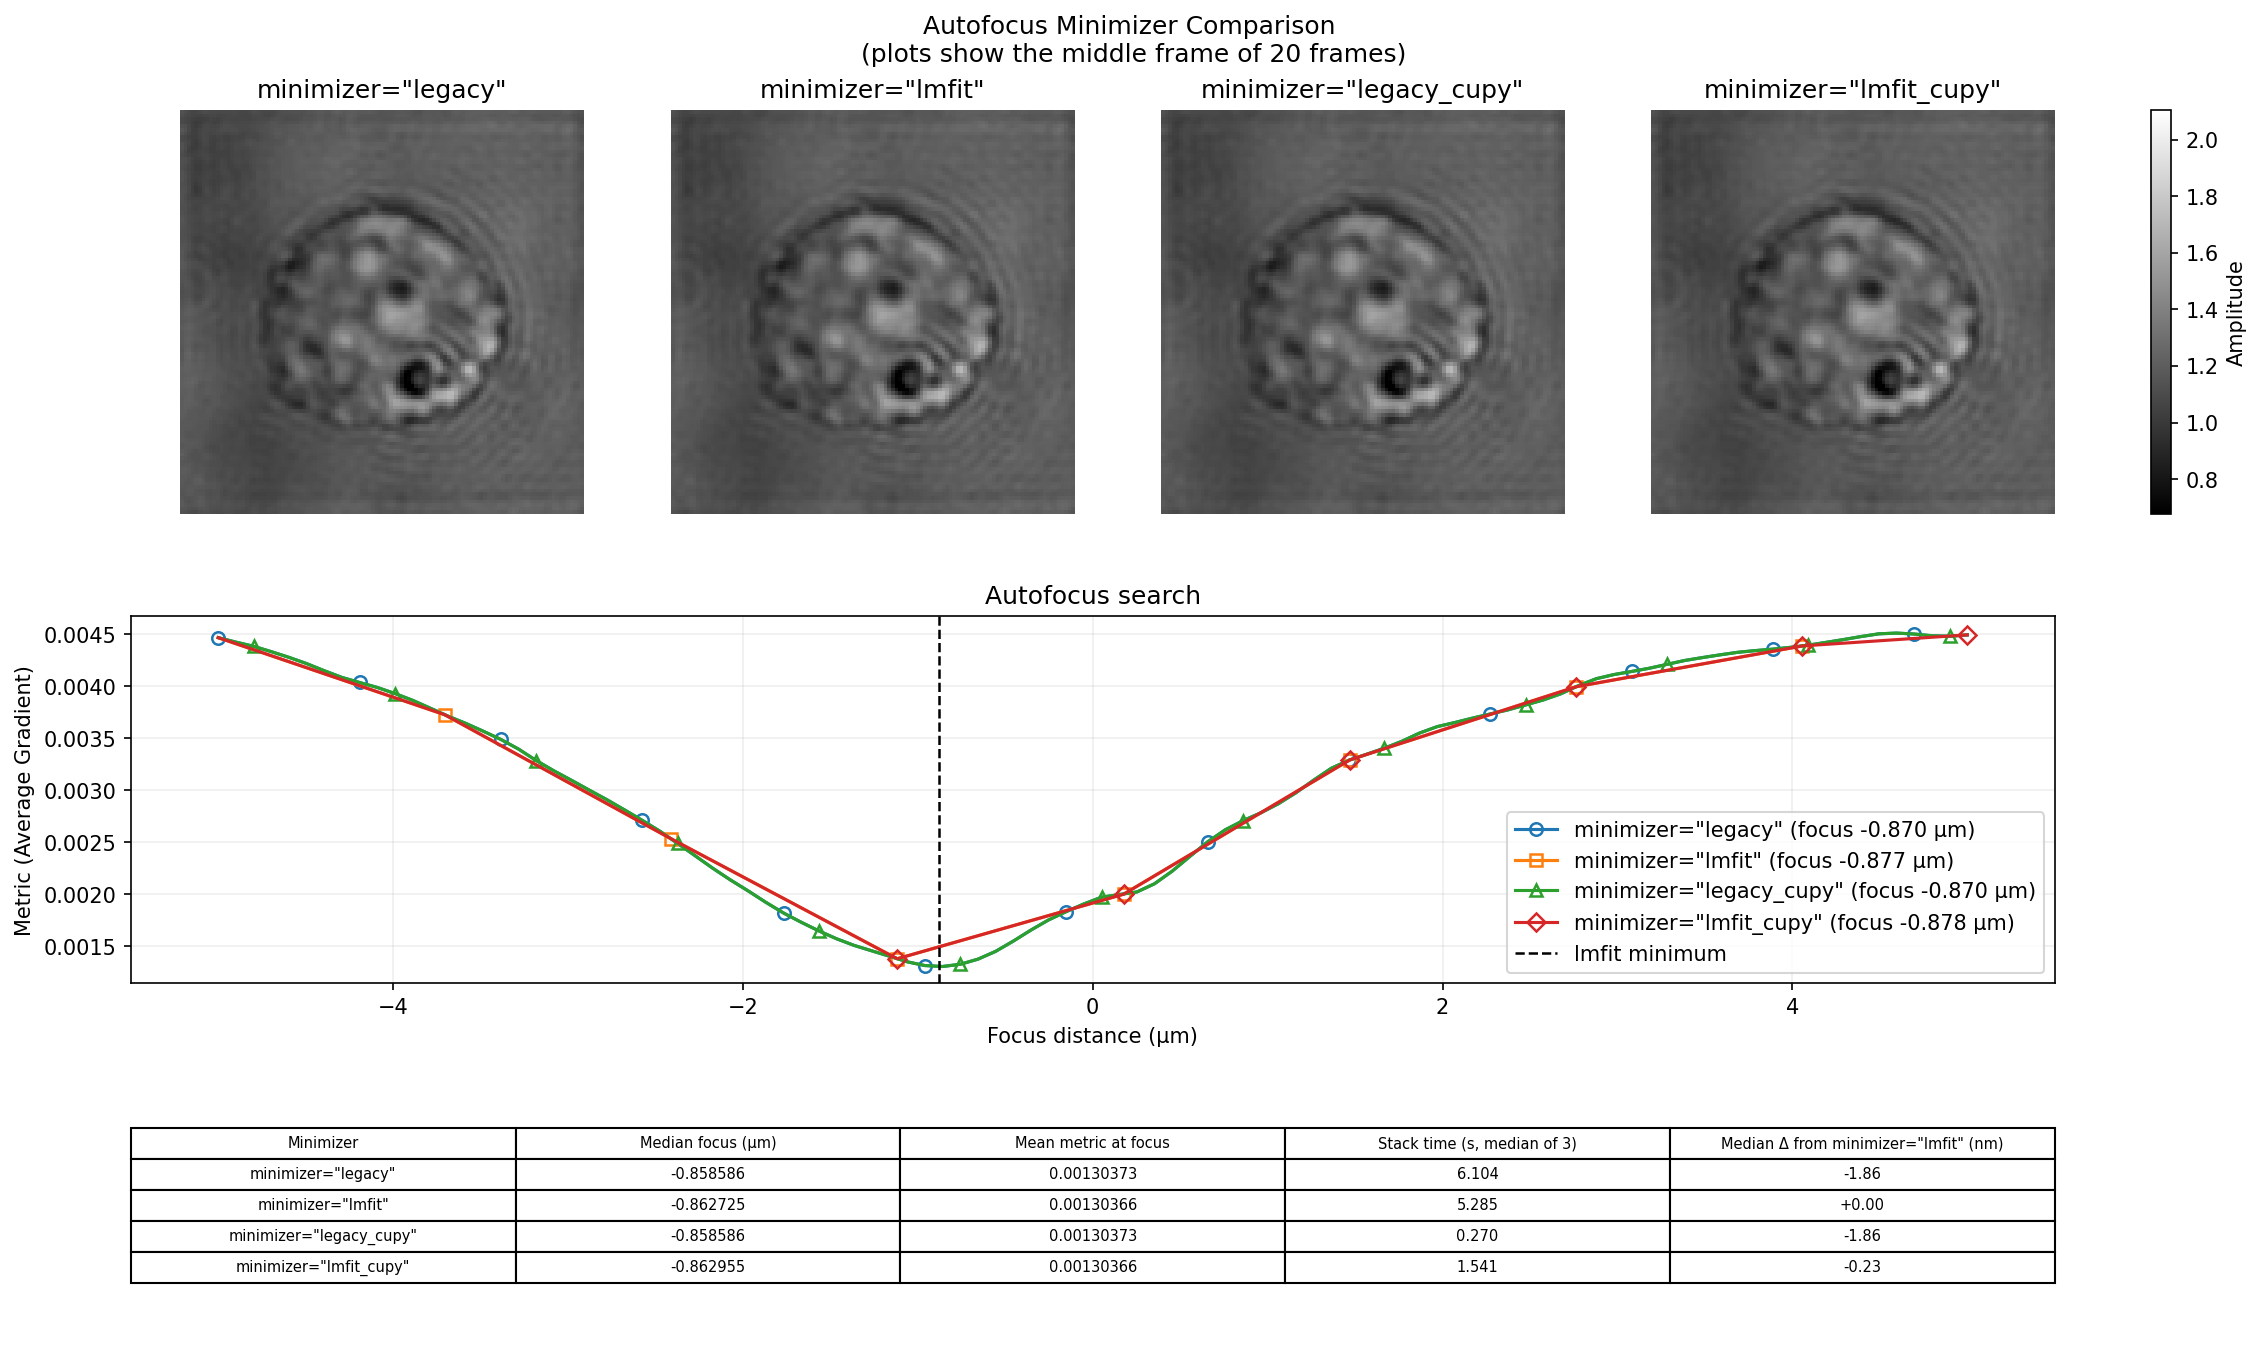

This chart was generated by the following Python code:
"""Compare CPU and GPU legacy/lmfit autofocus on a 20-frame HL60 stack.

Run from the repository root with::

    python examples/compare_minimizers.py

The figure shows the middle frame's metric search and focused amplitude for
each minimizer. The table reports middle-frame focus results and full-stack
runtime. GPU results are omitted if CuPy or a CUDA device is unavailable.
"""
import statistics
import time

import matplotlib.pyplot as plt
import numpy as np

import nrefocus
from example_helper import load_cell

WAVELENGTH = 647e-9
PIXEL_SIZE = 0.139e-6
RES = WAVELENGTH / PIXEL_SIZE
INTERVAL = (-5e-6 / PIXEL_SIZE, 5e-6 / PIXEL_SIZE)
ROI = (slice(8, -8), slice(8, -8))
_TIMING_REPEATS = 3
_NFRAMES = 20


def _host_array(value):
    """Return a NumPy view/copy of either a NumPy or CuPy array."""
    if hasattr(value, "get"):
        return value.get()
    return np.asarray(value)


def _make_stack(field):
    """Make n distinct planes by propagating the input across focus offsets."""
    nrefocus.set_ndarray_backend("numpy")
    rf = nrefocus.iface.RefocusNumpy(
        field=field, wavelength=RES, pixel_size=1, medium_index=1.333,
        kernel="helmholtz", padding=False)
    return rf.propagate(np.linspace(-2.0, 2.0, _NFRAMES))


def _run_case(fieldstack, backend, minimizer):
    """Run one stack autofocus case and collect median timing and outputs."""
    nrefocus.set_ndarray_backend(backend)
    if backend == "cupy":
        import cupy as cp

    options = ({"coarse_acc": 1, "fine_acc": 0.005}
               if minimizer in ("legacy", "legacy_cupy") else {})

    def run_stack():
        """Run and synchronize one complete stack autofocus call."""
        start = time.perf_counter()
        if backend == "cupy":
            distances, focused = nrefocus.autofocus_stack_cupy(
                fieldstack, nm=1.333, res=RES, ival=INTERVAL, roi=ROI,
                metric="average gradient", minimizer=minimizer,
                minimizer_kwargs=options, padding=False, num_streams=1,
                copy=True)
            cp.cuda.get_current_stream().synchronize()
            output = (cp.asarray(distances).get(), focused.get())
        else:
            output = nrefocus.autofocus_stack(
                fieldstack, nm=1.333, res=RES, ival=INTERVAL, roi=ROI,
                metric="average gradient", minimizer=minimizer,
                minimizer_kwargs=options, padding=False)
        return output, time.perf_counter() - start

    # Warm up GPU kernels and FFT plans before recording comparable timings.
    run_stack()
    timings = []
    for _ in range(_TIMING_REPEATS):
        output, elapsed = run_stack()
        timings.append(elapsed)
    distances, focused = output
    distances = np.asarray(distances, dtype=float)

    representative = _NFRAMES // 2
    rf_cls = (nrefocus.iface.RefocusCupy if backend == "cupy"
              else nrefocus.iface.RefocusNumpy)
    rf = rf_cls(field=fieldstack[representative], wavelength=RES,
                pixel_size=1, medium_index=1.333, kernel="helmholtz",
                padding=False)
    distance, (grid, metric_values) = rf.autofocus(
        interval=INTERVAL, metric="average gradient", minimizer=minimizer,
        minimizer_kwargs=options, roi=ROI, ret_grid=True)
    distance = float(_host_array(distance))
    grid = _host_array(grid)
    metric_values = _host_array(metric_values)
    focused_roi = np.abs(focused[:, ROI[0], ROI[1]])
    gy, gx = np.gradient(focused_roi, axis=(-2, -1))
    metric_at_focus = float(np.mean(
        np.mean(gy ** 2 + gx ** 2, axis=(-2, -1)) / 2))
    return {
        "backend": backend,
        "minimizer": minimizer,
        "distance": distances[representative],
        "metric": metric_at_focus,
        "seconds": statistics.median(timings),
        "grid": grid,
        "metric_values": metric_values,
        "focused": focused[representative],
        "distances": distances,
    }


def main():
    """Run four stack comparisons and display plots plus a summary table."""
    field = load_cell("HL60_field.zip")
    fieldstack = _make_stack(field)
    cases = [("numpy", "legacy"), ("numpy", "lmfit")]
    try:
        import cupy as cp

        if cp.cuda.runtime.getDeviceCount() > 0:
            cases.extend([("cupy", "legacy_cupy"),
                          ("cupy", "lmfit_cupy")])
        else:
            print("No CUDA device found; showing CPU comparisons only.")
    except Exception as exc:
        print("CuPy/CUDA unavailable ({}); showing CPU comparisons "
              "only.".format(exc))

    results = [_run_case(fieldstack, backend, minimizer)
               for backend, minimizer in cases]
    lmfit_reference = next(row for row in results
                           if row["backend"] == "numpy" and
                           row["minimizer"] == "lmfit")
    reference = lmfit_reference["distances"]

    fig = plt.figure(figsize=(15, 9), constrained_layout=True)
    layout = fig.add_gridspec(4, 4, height_ratios=(1.1, 0.16, 1.0, 0.8))
    image_axes = [fig.add_subplot(layout[0, i]) for i in range(4)]
    curve_ax = fig.add_subplot(layout[2, :])
    table_ax = fig.add_subplot(layout[3, :])

    markers = ("o", "s", "^", "D")
    for index, result in enumerate(results):
        curve_ax.plot(
            result["grid"] * PIXEL_SIZE * 1e6,
            result["metric_values"],
            marker=markers[index],
            markevery=(index, max(1, len(result["grid"]) // 12)),
            markersize=6,
            markerfacecolor="none",
            markeredgewidth=1.2,
            label='minimizer="{}" (focus {:.3f} µm)'.format(
                result["minimizer"],
                result["distance"] * PIXEL_SIZE * 1e6),
        )
    curve_ax.axvline(
        lmfit_reference["distance"] * PIXEL_SIZE * 1e6,
        color="black", linestyle="--", linewidth=1.2,
        label="lmfit minimum")
    curve_ax.set(title="Autofocus search",
                 xlabel="Focus distance (µm)",
                 ylabel="Metric (Average Gradient)")
    curve_ax.legend(loc="lower right")
    curve_ax.grid(alpha=0.2)

    amplitude_limits = (np.min(np.abs(fieldstack)), np.max(np.abs(fieldstack)))
    images = []
    for ax, result in zip(image_axes, results):
        image = ax.imshow(np.abs(result["focused"]), cmap="gray",
                          vmin=amplitude_limits[0], vmax=amplitude_limits[1])
        images.append(image)
        ax.set_title('minimizer="{}"'.format(result["minimizer"]))
        ax.set_axis_off()
    for ax in image_axes[len(results):]:
        ax.set_axis_off()
    if images:
        fig.colorbar(images[0], ax=image_axes[:len(results)],
                     fraction=0.025, label="Amplitude")

    table_ax.axis("off")
    columns = ["Minimizer", "Median focus (µm)", "Mean metric at focus",
               "Stack time (s, median of 3)",
               'Median Δ from minimizer="lmfit" (nm)']
    rows = [[
        'minimizer="{}"'.format(result["minimizer"]),
        "{:.6f}".format(np.median(result["distances"]) * PIXEL_SIZE * 1e6),
        "{:.6g}".format(result["metric"]),
        "{:.3f}".format(result["seconds"]),
        "{:+.2f}".format(np.median(
            (result["distances"] - reference) * PIXEL_SIZE * 1e9)),
    ] for result in results]
    table_ax.table(cellText=rows, colLabels=columns, loc="center",
                   cellLoc="center")
    fig.suptitle("Autofocus Minimizer Comparison \n"
                 f"(plots show the middle frame of {_NFRAMES} frames)")
    plt.savefig("compare_minimizers.png", dpi=150, bbox_inches="tight")


if __name__ == "__main__":
    main()
